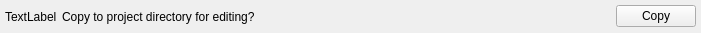
<?xml version="1.0" encoding="UTF-8"?>
<ui version="4.0">
 <class>Form</class>
 <widget class="QWidget" name="Form">
  <property name="geometry">
   <rect>
    <x>0</x>
    <y>0</y>
    <width>701</width>
    <height>33</height>
   </rect>
  </property>
  <property name="windowTitle">
   <string>Form</string>
  </property>
  <layout class="QHBoxLayout" name="horizontalLayout">
   <property name="spacing">
    <number>5</number>
   </property>
   <property name="leftMargin">
    <number>5</number>
   </property>
   <property name="topMargin">
    <number>5</number>
   </property>
   <property name="rightMargin">
    <number>5</number>
   </property>
   <property name="bottomMargin">
    <number>5</number>
   </property>
   <item>
    <widget class="QLabel" name="label_info">
     <property name="text">
      <string>TextLabel</string>
     </property>
    </widget>
   </item>
   <item>
    <widget class="QLabel" name="label">
     <property name="sizePolicy">
      <sizepolicy hsizetype="MinimumExpanding" vsizetype="Preferred">
       <horstretch>0</horstretch>
       <verstretch>0</verstretch>
      </sizepolicy>
     </property>
     <property name="text">
      <string>Copy to project directory for editing?</string>
     </property>
    </widget>
   </item>
   <item>
    <widget class="QPushButton" name="pushbutton_copy">
     <property name="text">
      <string>Copy</string>
     </property>
    </widget>
   </item>
  </layout>
 </widget>
 <resources/>
 <connections/>
</ui>
